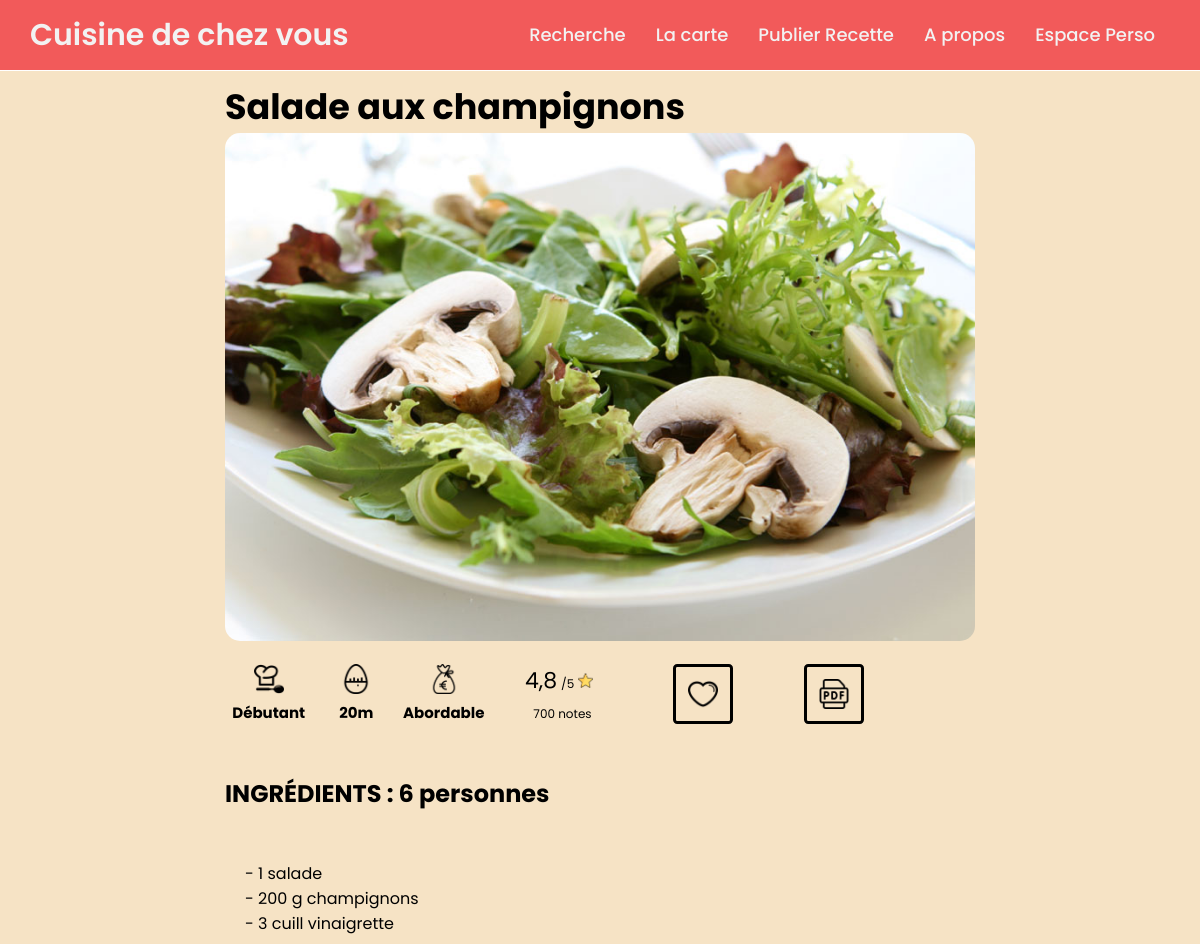
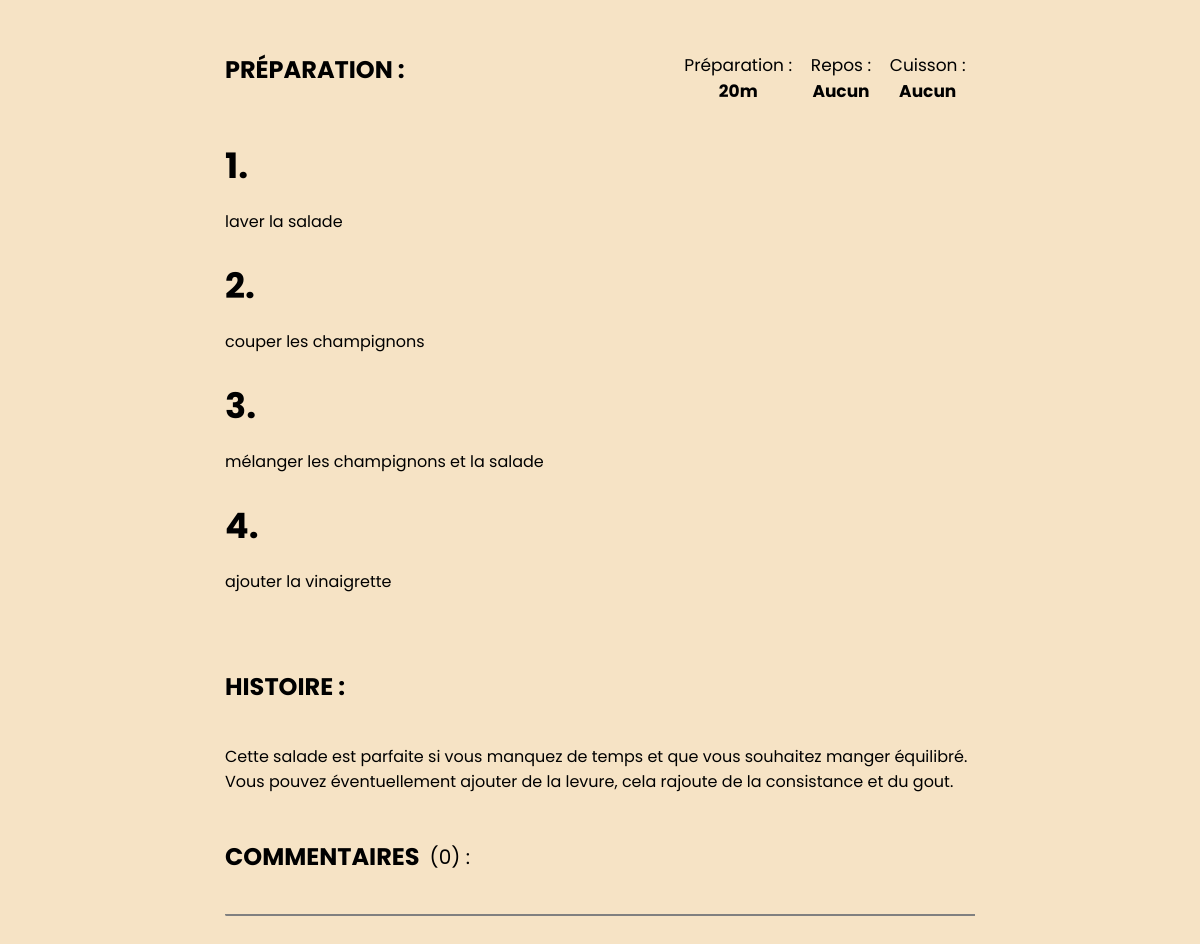
The app's page /recipe.php?id=10 with its own data (2 pictures, top to bottom).
### tables this page shows
CREATE TABLE `recette` (
  `id` int(5) NOT NULL,
  `title` varchar(100) DEFAULT NULL,
  `difficulty` varchar(11) NOT NULL,
  `prepTime` time NOT NULL,
  `cookTime` time NOT NULL DEFAULT '00:00:00',
  `restTime` time NOT NULL DEFAULT '00:00:00',
  `steps` int(5) NOT NULL,
  `cost` varchar(50) NOT NULL,
  `servings` int(3) NOT NULL,
  `kcal` int(5) DEFAULT NULL,
  `history` text NOT NULL,
  `region` varchar(100) NOT NULL,
  `nbrComments` int(5) DEFAULT 0,
  `rating` float DEFAULT NULL,
  `nbrVotes` int(6) NOT NULL DEFAULT 0,
  `categorie` varchar(255) NOT NULL,
  `cuiss` varchar(255) NOT NULL,
  `userID` int(5) NOT NULL,
  `date` date NOT NULL DEFAULT current_timestamp(),
  `imgName` varchar(50) DEFAULT NULL
);

CREATE TABLE `recipe_ingredients` (
  `recipeID` int(5) NOT NULL,
  `id` int(5) NOT NULL,
  `name` varchar(50) NOT NULL,
  `amount` float NOT NULL,
  `measure` varchar(5) DEFAULT NULL
);

CREATE TABLE `steps` (
  `recipeID` int(5) NOT NULL,
  `stepNbr` int(5) NOT NULL,
  `stepDesc` varchar(255) NOT NULL
);

### recipe.php (the view, shortened to what this page needs)
<?php require_once './php/config.php'; ?>
<?php
  $reqRandom = $bdd->prepare('SELECT *
  FROM recette
  ORDER BY RAND() LIMIT 1');
  $reqRandom->execute();
		$bdd=connectDB();
        $id = $_GET["id"];
		$query=$bdd->prepare('SELECT * from recette where id=?');
		$query -> execute(array($id));
		$resultat = $query->fetchAll();
		foreach($resultat as $recette){
			$nom=$recette['title'];
			$dif=$recette['difficulty'];
			$prep= explode(":",$recette['prepTime']);
			$cook=explode(":",$recette['cookTime']);
			$rest=explode(":",$recette['restTime']);
			$cout=$recette['cost'];
			$nbrP=$recette['servings'];
			$nbrCom=$recette['nbrComments'];
            $img = $recette["imgName"];
            $histoire = $recette["history"];
		}
		$query2=$bdd->prepare('SELECT * from recipe_ingredients where recipeID=?');
		$query2 -> execute(array($id));
		$resultat2 = $query2->fetchAll();
		$query3=$bdd->prepare('SELECT * from steps where recipeID=?');
		$query3 -> execute(array($id));
		$resultat3 = $query3->fetchAll();
        function format($tab){
            if($tab[0]!="00"){
                if($tab[1]!="00"){
                    if($tab[2]!="00"){
                       $tabClean= $tab[0].'h'.$tab[1].'m'.$tab[2].'s';
                    }
                }else{
                    if($tab[2]!="00"){
                        $tabClean= $tab[0].'h'.$tab[2].'s';
                    }else{
                        $tabClean= $tab[0].'h';
                    }
                }
            }
            else{
                if($tab[1]!="00"){
                    if($tab[2]!="00"){
                        $tabClean=$tab[1].'m'.$tab[2].'s';
                    }else{
                        $tabClean=$tab[1].'m';
                    }
                }else{
                    if($tab[2]!="00"){
                        $tabClean=$tab[2].'s';
                    }else{
                        $tabClean='Aucun';
                    }
                }
            }
            return $tabClean;
        }
        $prepa=format($prep);
        $cooking=format($cook);
        $resting=format($rest)
	?>
<head>
<link rel="stylesheet" href=".\css\style.css">
<link href="https://unpkg.com/aos@2.3.1/dist/aos.css" rel="stylesheet">
<link rel="stylesheet" href="./css/style_edit.css">
<link rel="stylesheet" href="https://cdnjs.cloudflare.com/ajax/libs/font-awesome/5.15.3/css/all.min.css"/>
</head>
<body>
<div id="about">
<nav>
    <div class="wrapper">
      <div class="logo"><a href="index.php">Cuisine de chez vous</a></div>
      <ul class="nav-links">
		<li>
          <a href="recherche.php" class="desktop-item">Recherche</a>
        </li>
        <li><a href="region.php">La carte</a></li>
	    <li><a href="upload.php">Publier Recette</a></li>
        <li><a href="about.php">A propos</a></li>
	   <li>
		  <a href="landing.php" class="desktop-item">Espace Perso</a>
		</li>
	  </ul>
	</div>
   </nav>
    </div>
    <div id="page">
        <div id="Contenu">
            <div id="Contenu-milieu">
                <div id="Recette">
                    <div class="presentation">
                        <div class="presentation-haut">
                            <div class="titre">
                                <h1><?php echo $nom;?></h1>
                            </div>
                        </div>
                    </div>
                    <div class="photo">
                        <?php echo "<img class='picture' src='./imgUploads/" .$img. "'>";?>
                    </div>
                    <div class="presentation-bas">
                        <div class="recette_info">
                            <div class="recette_info_gauche">
                                <div class="info">
                                    <img class="info_img" src="./asset/toque-et-cuillere.png">
                                    <span class="info_txt"><b><?php echo $dif;?></b></span>
                                </div>
                                <div class="info">
                                    <img class="info_img" src="./asset/minuterie-de-cuisine.png">
                                    <span class="info_txt"><b><?php echo $prepa;?></b></span>
                                </div>
                                <div class="info">
                                    <img class="info_img" src="./asset/euro.png">
                                    <span class="info_txt"><b><?php echo $cout;?></b></span>
                                </div>
                            </div>
                            <div class="notation">
                                <div class="etoile">
                                    <span class="note_recette">4,8</span>
                                    <span class="note_recette_max">/5</span>
                                    <i class="star"><img class="img_etoile" src="./asset/etoile_pleine.png"></i>
                                </div>
                                <div class="avis">
                                    <span class="nbr_notes">700 notes</span>
                                </div>
                            </div>
                            <div class="recette_info_droite">
                                <div class="info">
                                        <button class="bouton_sauvegarde">
                                            <img src="./asset/coeur.png">
                                        </button>
                                </div>
                                <div class="info">
                                        <button onclick="makePDF()" id="pdf">
                                            <img src="./asset/fichier-pdf.png">
                                        </button>
                                </div>
                            </div>
                        </div>
                    </div>
                    <div class="conteneur_ingredients">
                            <h2 class="titre_secondaire">INGRÉDIENTS : <?php echo $nbrP ?> personnes</h2>
                            <div class="ingredients_contenu">
                                <div class="ingredients">
                                    <?php foreach($resultat2 as $recette):?>
											<?='- '.$recette['amount'].' '.$recette['measure'].' '.$recette['name'].'<br>'?>
									<?php endforeach ?>
                                </div>
                            </div>
                    </div>
                    <div class="conteneur_preparation">
                        <div class="cont_titre_temps">
                            <div class="cont_titre">
                                <h2 class="titre_secondaire">PRÉPARATION :</h2>
                            </div>
                            <div class="rappel_temps_recette">
                                <div class="preparation">
                                    <span class="preparation_titre">Préparation :</span>
                                    <span class="preparation_temps"><?php echo $prepa ?></span>
                                </div>
                                <div class="repos">
                                    <span class="preparation_titre">Repos :</span>
                                    <span class="preparation_temps"><?php echo $resting ?></span>
                                </div>
                                <div class="cuisson">
                                    <span class="preparation_titre">Cuisson :</span>
                                    <span class="preparation_temps"><?php echo $cooking ?></span>
                                </div>
                            </div>
                        </div>
                        <div class="etape_de_la_recette">
                                  <?php foreach($resultat3 as $recette):?>
                                    <div class="conteneur_etape">
											<div class="nbrEtape"><h1><?='<b>'.$recette['stepNbr'].'.<br><br></b>'?></h1></div>
											<div class="intituleEtape"><?=$recette['stepDesc'].'<br><br>'?></div>
                                    </div>
								    <?php endforeach?>
                        </div>
                    </div>
                    <div class="conteneur_histoire">
                        <h2 class="titre_histoire">HISTOIRE :</h2>
                        <div class="histoire">
                                    <?php if ($histoire != ""): ?>
                                        <?= $histoire ?>
                                    <?php else: ?>
                                        <?= "Aucune histoire n'est renseignée pour cette recette"?>
                                    <?php endif?>
                        </div>
                    </div>
                    <div class="conteneur_commentaires">
                        <div class="conteneur_titre_nbr_de_com">
                            <h2 class="titre_secondaire">COMMENTAIRES</h2>
                            <span class="nbr_de_com">(<?php echo $nbrCom?>) :</span>
                        </div>
                        <div class="commentaires">
                        </div>
                    </div>
                </div>
            </div>
        </div>
    </div>
</body>

### css/style.css (style rules this page uses)
body { background: #fff8f8; }

### css/style_edit.css (style rules this page uses)
* { margin: 0; padding: 0; box-sizing: border-box; font-family: 'Poppins', sans-serif; }
nav { position: fixed; z-index: 99; width: 100%; top:0%; background: #f35a5aef; }
nav .wrapper { position: relative; max-width: 1300px; padding: 0px 30px; height: 70px; line-height: 70px; margin: auto; display: flex; align-items: center; justify-content: space-between; background-color:#f35a5aef; }
.wrapper .logo a { color: #f2f2f2; font-size: 30px; font-weight: 600; text-decoration: none; }
.wrapper .nav-links { display: inline-flex; }
.nav-links li { list-style: none; }
.nav-links li a { color: #f2f2f2; text-decoration: none; font-size: 18px; font-weight: 500; padding: 9px 15px; border-radius: 5px; transition: all 0.3s ease; }
body { background-color: #F6E3C5; }
#about { background-color:#F6E3C5; }
#about nav { border-bottom:1px solid white; }

### css/stylecss.php (style rules this page uses)
#Contenu { display:flex; flex-wrap: nowrap; justify-content: center; width:100%; margin-top: 1%; }
#Contenu-milieu { width:750px; height:3000px; margin: 0 auto; margin-left: 22px; margin-right: 22px; }
h1 { font-size: 35px; }
.picture { width:100%; border-radius: 15px; cursor:pointer; }
.presentation-haut { width:100%; }
.titre { width:90%; }
.presentation { display:flex; flex-wrap: wrap; }
.notation { width:20%; display: flex; justify-content: space-evenly; align-items: center; flex-direction:column; }
.presentation-bas { display: flex; flex-direction: row; flex-wrap: nowrap; width:100%; justify-content: space-between; height:75px; margin-top:15px; }
.recette_info { width:100%; display:flex; }
.recette_info * { font-size:15px; }
.recette_info_gauche { width:35%; display:flex; }
.recette_info_droite { width:35%; display:flex; }
.info { width:150px; display: flex; justify-content: space-evenly; align-items: center; flex-direction:column; }
.info_img { width:30px; height:30px; }
.info_txt { font-size: 13px; }
span { font-size: 20px; }
.photo { display: flex; align-items: center; justify-content: center; }
.etoile { width:50%; }
.img_etoile { width:15px; height:15px; }
.note_recette { font-size: 22px; }
.note_recette_max,.nbr_notes { font-size: 12px; }
.bouton_sauvegarde { display: flex; justify-content:center; border-radius: 7%; border:3px solid black; background:none; width:60px; }
button { width:100%; display: flex; align-items: center; cursor:pointer; justify-content: center; height: 60px; }
button>img { width:30px; }
#pdf { background:none; border:3px solid black; border-radius: 7%; width:60px; }
.conteneur_ingredients { margin-top:45px; }
.ingredients_contenu { margin-top:50px; display: flex; width: 100%; flex-direction: column; flex-wrap: nowrap; margin-left:20px; }
.conteneur_preparation { margin-top:60px; }
.rappel_temps_recette { display: flex; flex-direction: row; justify-content: space-around; align-items: center; width:40%; }
.preparation_temps { font-weight: bold; }
.rappel_temps_recette span { font-size: 17px; }
.cont_titre { width:60%; }
.cont_titre_temps { display:flex; }
.rappel_temps_recette div { display:flex; flex-direction:column; align-items:center; justify-content:center; }
.etape_de_la_recette { width:75%; margin-top: 35px; }
.conteneur_etape { display:flex; flex-direction:column; }
.nbrEtape { height:70px; }
.conteneur_titre_nbr_de_com { display: flex; flex-direction: row; align-items: center; justify-content: flex-start; }
.nbr_de_com { margin-left: 10px; }
.conteneur_commentaires { margin-top:45px; }
.commentaires { border-left:2px solid grey; border-bottom: 2px solid grey; border-bottom-left-radius: 15px; display:flex; flex-direction: column; margin-top:40px; }
.conteneur_histoire { margin-top:50px; }
.histoire { margin-top:40px; }

### css/allcss.php (style rules this page uses)
* { box-sizing: border-box; }
body,html { margin-top:40px; padding:0; font-family: "Montserrat"; }

### records on screen
recette: title "Salade aux champignons", imgName (picture), difficulty "Débutant", prepTime "20m", cost "Abordable", servings "6", restTime "Aucun", cookTime "Aucun", history "Cette salade est parfaite si vous manquez de temps et que vous souhaitez manger équilibré. Vous pouvez éventuellement ajouter de la levure, cela rajoute de la consistance et du gout.", nbrComments "0"
recipe_ingredients: amount "1", name "salade"
recipe_ingredients: amount "200", measure "g", name "champignons"
recipe_ingredients: amount "3", measure "cuill", name "vinaigrette"
steps: stepNbr "1", stepDesc "laver la salade"
steps: stepNbr "2", stepDesc "couper les champignons"
steps: stepNbr "3", stepDesc "mélanger les champignons et la salade"
steps: stepNbr "4", stepDesc "ajouter la vinaigrette"
